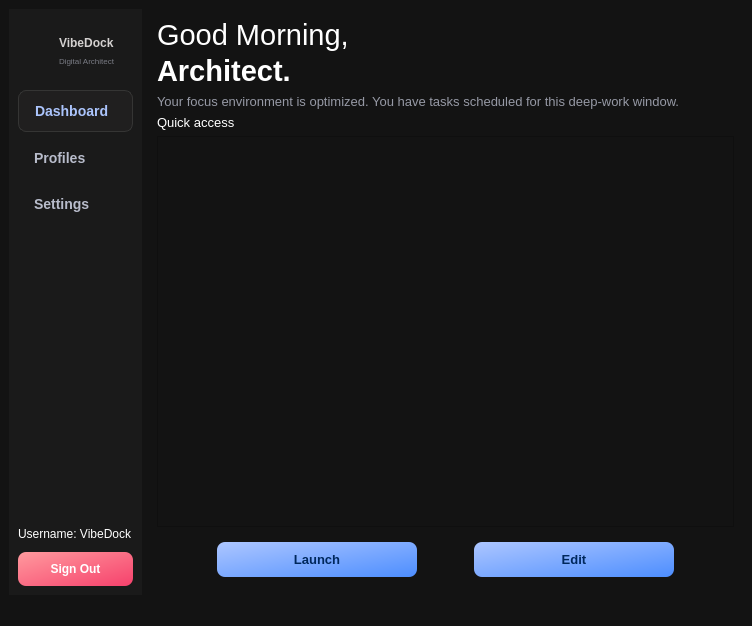
<?xml version="1.0" encoding="UTF-8"?>
<ui version="4.0">
 <class>MainWindow</class>
 <widget class="QMainWindow" name="MainWindow">
  <property name="geometry">
   <rect>
    <x>0</x>
    <y>0</y>
    <width>752</width>
    <height>626</height>
   </rect>
  </property>
  <property name="font">
   <font>
    <pointsize>8</pointsize>
   </font>
  </property>
  <property name="windowTitle">
   <string>MainWindow</string>
  </property>
  <property name="styleSheet">
   <string notr="true">background-color: #131313;</string>
  </property>
  <widget class="QWidget" name="centralwidget">
   <layout class="QHBoxLayout" name="horizontalLayout_2">
    <item>
     <widget class="QWidget" name="widget" native="true">
      <property name="styleSheet">
       <string notr="true">background-color: #1a1a1a;
</string>
      </property>
      <layout class="QVBoxLayout" name="verticalLayout">
       <item>
        <widget class="QWidget" name="widget_7" native="true">
         <layout class="QHBoxLayout" name="horizontalLayout_5">
          <item>
           <widget class="QLabel" name="label_8">
            <property name="text">
             <string/>
            </property>
            <property name="pixmap">
             <pixmap>D:/Downloads/image (1) (1).png</pixmap>
            </property>
           </widget>
          </item>
          <item>
           <widget class="QWidget" name="widget_8" native="true">
            <layout class="QVBoxLayout" name="verticalLayout_4">
             <item>
              <widget class="QLabel" name="label_9">
               <property name="font">
                <font>
                 <weight>75</weight>
                 <bold>true</bold>
                </font>
               </property>
               <property name="styleSheet">
                <string notr="true">color: #d4d1d0;</string>
               </property>
               <property name="text">
                <string>VibeDock</string>
               </property>
              </widget>
             </item>
             <item>
              <widget class="QLabel" name="label_10">
               <property name="font">
                <font>
                 <pointsize>6</pointsize>
                </font>
               </property>
               <property name="styleSheet">
                <string notr="true">color: #797b84;</string>
               </property>
               <property name="text">
                <string>Digital Architect</string>
               </property>
              </widget>
             </item>
            </layout>
           </widget>
          </item>
         </layout>
        </widget>
       </item>
       <item>
        <widget class="QPushButton" name="btnDashboard">
         <property name="styleSheet">
          <string notr="true">QPushButton {
    background-color: #201f1f;
    border: 1px solid #353534;
    border-radius: 8px;
    color: #abc4fc;
    font-size: 14px;
    font-weight: 500;
    text-align: left;
    padding: 12px 16px;
    icon-size: 20px;
}</string>
         </property>
         <property name="text">
          <string>Dashboard</string>
         </property>
         <property name="checkable">
          <bool>false</bool>
         </property>
         <property name="checked">
          <bool>false</bool>
         </property>
         <property name="autoExclusive">
          <bool>true</bool>
         </property>
        </widget>
       </item>
       <item>
        <widget class="QPushButton" name="btnProfiles">
         <property name="styleSheet">
          <string notr="true">QPushButton {
    background-color: transparent;
    border: none;
    border-radius: 8px;
    color: #b8bccb;
    font-size: 14px;
    font-weight: 500;
    text-align: left;
    padding: 12px 16px;
    icon-size: 20px;
}

/* Hover effect */
QPushButton:hover {
    background-color: #2a2a2a;
}</string>
         </property>
         <property name="text">
          <string>Profiles</string>
         </property>
         <property name="checkable">
          <bool>false</bool>
         </property>
         <property name="checked">
          <bool>false</bool>
         </property>
         <property name="autoExclusive">
          <bool>true</bool>
         </property>
        </widget>
       </item>
       <item>
        <widget class="QPushButton" name="btnSettings">
         <property name="styleSheet">
          <string notr="true">/* Base style for all sidebar buttons */
QPushButton {
    background-color: transparent;
    border: none;
    border-radius: 8px;
    color: #b8bccb;
    font-size: 14px;
    font-weight: 500;
    text-align: left;
    padding: 12px 16px;
    icon-size: 20px;
}

/* Hover effect */
QPushButton:hover {
    background-color: #2a2a2a;
}</string>
         </property>
         <property name="text">
          <string>Settings</string>
         </property>
         <property name="checkable">
          <bool>false</bool>
         </property>
         <property name="checked">
          <bool>false</bool>
         </property>
         <property name="autoExclusive">
          <bool>true</bool>
         </property>
        </widget>
       </item>
       <item>
        <spacer name="verticalSpacer">
         <property name="orientation">
          <enum>Qt::Vertical</enum>
         </property>
         <property name="sizeHint" stdset="0">
          <size>
           <width>20</width>
           <height>40</height>
          </size>
         </property>
        </spacer>
       </item>
       <item>
        <widget class="QLabel" name="lblUsername">
         <property name="minimumSize">
          <size>
           <width>0</width>
           <height>25</height>
          </size>
         </property>
         <property name="font">
          <font>
           <pointsize>9</pointsize>
          </font>
         </property>
         <property name="styleSheet">
          <string notr="true">color: white;</string>
         </property>
         <property name="text">
          <string>Username: VibeDock</string>
         </property>
        </widget>
       </item>
       <item>
        <widget class="QPushButton" name="btnSignOut">
         <property name="styleSheet">
          <string notr="true">QPushButton {
    background: qlineargradient(x1:0, y1:0, x2:1, y2:1, stop:0 #ff9a9e, stop:1 #f6416c);
    color: #ffffff;
    font-weight: bold;
    border-radius: 8px;
    padding: 10px;
    border: none;
}

QPushButton:hover {
    background: qlineargradient(x1:0, y1:0, x2:1, y2:1, stop:0 #ffadb1, stop:1 #ff5e84);
}

QPushButton:pressed {
    background: qlineargradient(x1:0, y1:0, x2:1, y2:1, stop:0 #e63946, stop:1 #d62828);
    padding-top: 12px; 
}</string>
         </property>
         <property name="text">
          <string>Sign Out</string>
         </property>
        </widget>
       </item>
      </layout>
     </widget>
    </item>
    <item>
     <widget class="QWidget" name="widget_3" native="true">
      <layout class="QVBoxLayout" name="verticalLayout_2">
       <item>
        <widget class="QLabel" name="label_5">
         <property name="font">
          <font>
           <family>MS Shell Dlg 2</family>
           <pointsize>22</pointsize>
          </font>
         </property>
         <property name="styleSheet">
          <string notr="true">color: white;</string>
         </property>
         <property name="text">
          <string>&lt;html&gt;
&lt;head&gt;
&lt;style&gt;
p {
    margin: 0;
    padding: 0;
}
&lt;/style&gt;
&lt;/head&gt;
&lt;body&gt;
&lt;p&gt;Good Morning,&lt;/p&gt;
&lt;p style=&quot;margin-top: 2px;&quot;&gt;&lt;span style=&quot; font-weight:600;&quot;&gt;Architect.&lt;/span&gt;&lt;/p&gt;
&lt;/body&gt;
&lt;/html&gt;</string>
         </property>
         <property name="wordWrap">
          <bool>true</bool>
         </property>
        </widget>
       </item>
       <item>
        <widget class="QLabel" name="label_6">
         <property name="font">
          <font>
           <family>MS Shell Dlg 2</family>
          </font>
         </property>
         <property name="styleSheet">
          <string notr="true">color: #9699a5;</string>
         </property>
         <property name="text">
          <string>&lt;html&gt;&lt;head/&gt;&lt;body&gt;&lt;p&gt;&lt;span style=&quot; font-size:10pt;&quot;&gt;Your focus environment is optimized. You have tasks scheduled for this deep-work window.&lt;/span&gt;&lt;/p&gt;&lt;/body&gt;&lt;/html&gt;</string>
         </property>
         <property name="wordWrap">
          <bool>true</bool>
         </property>
        </widget>
       </item>
       <item>
        <widget class="QLabel" name="label_7">
         <property name="font">
          <font>
           <pointsize>10</pointsize>
          </font>
         </property>
         <property name="styleSheet">
          <string notr="true">color: white;</string>
         </property>
         <property name="text">
          <string>Quick access</string>
         </property>
        </widget>
       </item>
       <item>
        <widget class="QListWidget" name="listQuickAccess"/>
       </item>
       <item>
        <widget class="QWidget" name="widget_2" native="true">
         <layout class="QHBoxLayout" name="horizontalLayout">
          <item>
           <widget class="QPushButton" name="btnLaunch">
            <property name="maximumSize">
             <size>
              <width>200</width>
              <height>16777215</height>
             </size>
            </property>
            <property name="font">
             <font>
              <pointsize>10</pointsize>
              <weight>75</weight>
              <bold>true</bold>
             </font>
            </property>
            <property name="styleSheet">
             <string notr="true">QPushButton {
    background: qlineargradient(x1:0, y1:0, x2:1, y2:1, stop:0 #adc6ff, stop:1 #4d8eff);
    color: #00285d;
    font-weight: bold;
    border-radius: 8px;
    padding: 10px;
    border: none;
}

QPushButton:hover {
    background: qlineargradient(x1:0, y1:0, x2:1, y2:1, stop:0 #c2d5ff, stop:1 #66a1ff);
    color: #001a3d;
}

QPushButton:pressed {
    background: qlineargradient(x1:0, y1:0, x2:1, y2:1, stop:0 #8aa9ff, stop:1 #3b76e0);
    padding-left: 12px;
    padding-top: 12px;
}</string>
            </property>
            <property name="text">
             <string>Launch</string>
            </property>
           </widget>
          </item>
          <item>
           <widget class="QPushButton" name="btnEdit">
            <property name="maximumSize">
             <size>
              <width>200</width>
              <height>16777215</height>
             </size>
            </property>
            <property name="font">
             <font>
              <pointsize>10</pointsize>
              <weight>75</weight>
              <bold>true</bold>
             </font>
            </property>
            <property name="styleSheet">
             <string notr="true">QPushButton {
    background: qlineargradient(x1:0, y1:0, x2:1, y2:1, stop:0 #adc6ff, stop:1 #4d8eff);
    color: #00285d;
    font-weight: bold;
    border-radius: 8px;
    padding: 10px;
    border: none;
}

QPushButton:hover {
    background: qlineargradient(x1:0, y1:0, x2:1, y2:1, stop:0 #c2d5ff, stop:1 #66a1ff);
    color: #001a3d;
}

QPushButton:pressed {
    background: qlineargradient(x1:0, y1:0, x2:1, y2:1, stop:0 #8aa9ff, stop:1 #3b76e0);
    padding-left: 12px;
    padding-top: 12px;
}</string>
            </property>
            <property name="text">
             <string>Edit</string>
            </property>
           </widget>
          </item>
         </layout>
        </widget>
       </item>
      </layout>
     </widget>
    </item>
   </layout>
  </widget>
  <widget class="QMenuBar" name="menubar">
   <property name="geometry">
    <rect>
     <x>0</x>
     <y>0</y>
     <width>752</width>
     <height>21</height>
    </rect>
   </property>
  </widget>
  <widget class="QStatusBar" name="statusbar"/>
 </widget>
 <resources/>
 <connections/>
</ui>
